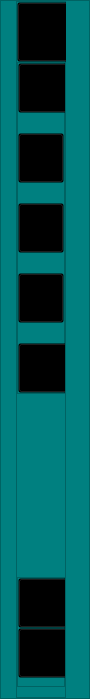
            <widget class="QFrame" name="icon_only_widget">
             <property name="minimumSize">
              <size>
               <width>90</width>
               <height>699</height>
              </size>
             </property>
             <property name="maximumSize">
              <size>
               <width>80</width>
               <height>699</height>
              </size>
             </property>
             <property name="styleSheet">
              <string notr="true">  background-color: #008080;
</string>
             </property>
             <property name="frameShape">
              <enum>QFrame::StyledPanel</enum>
             </property>
             <property name="frameShadow">
              <enum>QFrame::Raised</enum>
             </property>
             <layout class="QVBoxLayout" name="verticalLayout_21">
              <property name="leftMargin">
               <number>15</number>
              </property>
              <property name="topMargin">
               <number>0</number>
              </property>
              <property name="rightMargin">
               <number>0</number>
              </property>
              <property name="bottomMargin">
               <number>0</number>
              </property>
              <item>
               <widget class="QFrame" name="frame_17">
                <property name="minimumSize">
                 <size>
                  <width>50</width>
                  <height>0</height>
                 </size>
                </property>
                <property name="maximumSize">
                 <size>
                  <width>50</width>
                  <height>16777215</height>
                 </size>
                </property>
                <property name="frameShape">
                 <enum>QFrame::StyledPanel</enum>
                </property>
                <property name="frameShadow">
                 <enum>QFrame::Raised</enum>
                </property>
                <layout class="QVBoxLayout" name="verticalLayout_20">
                 <property name="spacing">
                  <number>0</number>
                 </property>
                 <property name="leftMargin">
                  <number>0</number>
                 </property>
                 <property name="topMargin">
                  <number>0</number>
                 </property>
                 <property name="rightMargin">
                  <number>0</number>
                 </property>
                 <property name="bottomMargin">
                  <number>10</number>
                 </property>
                 <item>
                  <widget class="QPushButton" name="pushButton_4">
                   <property name="minimumSize">
                    <size>
                     <width>60</width>
                     <height>60</height>
                    </size>
                   </property>
                   <property name="maximumSize">
                    <size>
                     <width>60</width>
                     <height>60</height>
                    </size>
                   </property>
                   <property name="styleSheet">
                    <string notr="true">  background-color: transparent;</string>
                   </property>
                   <property name="text">
                    <string />
                   </property>
                   <property name="icon">
                    <iconset resource="../Qss/icons/_icons.qrc">
                     <normaloff>:/font_awesome_brands/icons/font_awesome/brands/battle-net.png</normaloff>:/font_awesome_brands/icons/font_awesome/brands/battle-net.png</iconset>
                   </property>
                   <property name="iconSize">
                    <size>
                     <width>40</width>
                     <height>40</height>
                    </size>
                   </property>
                  </widget>
                 </item>
                 <item>
                  <widget class="QFrame" name="frame_15">
                   <property name="frameShape">
                    <enum>QFrame::StyledPanel</enum>
                   </property>
                   <property name="frameShadow">
                    <enum>QFrame::Raised</enum>
                   </property>
                   <layout class="QVBoxLayout" name="verticalLayout_19">
                    <property name="spacing">
                     <number>20</number>
                    </property>
                    <property name="leftMargin">
                     <number>0</number>
                    </property>
                    <property name="topMargin">
                     <number>0</number>
                    </property>
                    <property name="rightMargin">
                     <number>0</number>
                    </property>
                    <property name="bottomMargin">
                     <number>0</number>
                    </property>
                    <item>
                     <widget class="QPushButton" name="to_packet_2">
                      <property name="minimumSize">
                       <size>
                        <width>50</width>
                        <height>50</height>
                       </size>
                      </property>
                      <property name="maximumSize">
                       <size>
                        <width>50</width>
                        <height>16777215</height>
                       </size>
                      </property>
                      <property name="font">
                       <font>
                        <pointsize>10</pointsize>
                        <weight>50</weight>
                        <bold>false</bold>
                       </font>
                      </property>
                      <property name="styleSheet">
                       <string notr="true">  background-color: transparent;
</string>
                      </property>
                      <property name="text">
                       <string />
                      </property>
                      <property name="icon">
                       <iconset resource="../Qss/icons/_icons.qrc">
                        <normaloff>:/feather/icons/feather/cast.png</normaloff>:/feather/icons/feather/cast.png</iconset>
                      </property>
                      <property name="iconSize">
                       <size>
                        <width>24</width>
                        <height>24</height>
                       </size>
                      </property>
                     </widget>
                    </item>
                    <item>
                     <widget class="QPushButton" name="to_menace_2">
                      <property name="minimumSize">
                       <size>
                        <width>0</width>
                        <height>50</height>
                       </size>
                      </property>
                      <property name="font">
                       <font>
                        <pointsize>10</pointsize>
                       </font>
                      </property>
                      <property name="styleSheet">
                       <string notr="true">  background-color: transparent;
</string>
                      </property>
                      <property name="text">
                       <string />
                      </property>
                      <property name="icon">
                       <iconset resource="../Qss/icons/_icons.qrc">
                        <normaloff>:/feather/icons/feather/alert-octagon.png</normaloff>:/feather/icons/feather/alert-octagon.png</iconset>
                      </property>
                      <property name="iconSize">
                       <size>
                        <width>24</width>
                        <height>24</height>
                       </size>
                      </property>
                     </widget>
                    </item>
                    <item>
                     <widget class="QPushButton" name="to_profil_2">
                      <property name="minimumSize">
                       <size>
                        <width>0</width>
                        <height>50</height>
                       </size>
                      </property>
                      <property name="font">
                       <font>
                        <pointsize>10</pointsize>
                       </font>
                      </property>
                      <property name="styleSheet">
                       <string notr="true">  background-color: transparent;
</string>
                      </property>
                      <property name="text">
                       <string />
                      </property>
                      <property name="icon">
                       <iconset resource="../Qss/icons/_icons.qrc">
                        <normaloff>:/feather/icons/feather/user.png</normaloff>:/feather/icons/feather/user.png</iconset>
                      </property>
                      <property name="iconSize">
                       <size>
                        <width>24</width>
                        <height>23</height>
                       </size>
                      </property>
                     </widget>
                    </item>
                    <item>
                     <widget class="QPushButton" name="to_alert_2">
                      <property name="minimumSize">
                       <size>
                        <width>0</width>
                        <height>50</height>
                       </size>
                      </property>
                      <property name="font">
                       <font>
                        <pointsize>10</pointsize>
                       </font>
                      </property>
                      <property name="styleSheet">
                       <string notr="true">  background-color: transparent;
</string>
                      </property>
                      <property name="text">
                       <string />
                      </property>
                      <property name="icon">
                       <iconset resource="../Qss/icons/_icons.qrc">
                        <normaloff>:/feather/icons/feather/bell.png</normaloff>:/feather/icons/feather/bell.png</iconset>
                      </property>
                      <property name="iconSize">
                       <size>
                        <width>24</width>
                        <height>24</height>
                       </size>
                      </property>
                     </widget>
                    </item>
                    <item>
                     <widget class="QPushButton" name="to_visual_2">
                      <property name="minimumSize">
                       <size>
                        <width>50</width>
                        <height>50</height>
                       </size>
                      </property>
                      <property name="font">
                       <font>
                        <pointsize>10</pointsize>
                       </font>
                      </property>
                      <property name="styleSheet">
                       <string notr="true">  background-color: transparent;
</string>
                      </property>
                      <property name="text">
                       <string />
                      </property>
                      <property name="icon">
                       <iconset resource="../Qss/icons/_icons.qrc">
                        <normaloff>:/font_awesome_brands/icons/font_awesome/brands/trello.png</normaloff>:/font_awesome_brands/icons/font_awesome/brands/trello.png</iconset>
                      </property>
                      <property name="iconSize">
                       <size>
                        <width>24</width>
                        <height>24</height>
                       </size>
                      </property>
                     </widget>
                    </item>
                   </layout>
                  </widget>
                 </item>
                 <item>
                  <spacer name="verticalSpacer_2">
                   <property name="orientation">
                    <enum>Qt::Vertical</enum>
                   </property>
                   <property name="sizeHint" stdset="0">
                    <size>
                     <width>20</width>
                     <height>40</height>
                    </size>
                   </property>
                  </spacer>
                 </item>
                 <item>
                  <widget class="QFrame" name="frame_18">
                   <property name="frameShape">
                    <enum>QFrame::StyledPanel</enum>
                   </property>
                   <property name="frameShadow">
                    <enum>QFrame::Raised</enum>
                   </property>
                   <layout class="QVBoxLayout" name="verticalLayout_23">
                    <property name="spacing">
                     <number>0</number>
                    </property>
                    <property name="leftMargin">
                     <number>0</number>
                    </property>
                    <property name="topMargin">
                     <number>0</number>
                    </property>
                    <property name="rightMargin">
                     <number>0</number>
                    </property>
                    <property name="bottomMargin">
                     <number>8</number>
                    </property>
                    <item>
                     <widget class="QPushButton" name="Setting_2">
                      <property name="minimumSize">
                       <size>
                        <width>50</width>
                        <height>50</height>
                       </size>
                      </property>
                      <property name="font">
                       <font>
                        <pointsize>10</pointsize>
                       </font>
                      </property>
                      <property name="styleSheet">
                       <string notr="true">  background-color: transparent;
</string>
                      </property>
                      <property name="text">
                       <string />
                      </property>
                      <property name="icon">
                       <iconset resource="../Qss/icons/_icons.qrc">
                        <normaloff>:/feather/icons/feather/settings.png</normaloff>:/feather/icons/feather/settings.png</iconset>
                      </property>
                      <property name="iconSize">
                       <size>
                        <width>30</width>
                        <height>24</height>
                       </size>
                      </property>
                     </widget>
                    </item>
                    <item>
                     <widget class="QPushButton" name="logout_2">
                      <property name="minimumSize">
                       <size>
                        <width>50</width>
                        <height>50</height>
                       </size>
                      </property>
                      <property name="font">
                       <font>
                        <pointsize>10</pointsize>
                       </font>
                      </property>
                      <property name="styleSheet">
                       <string notr="true">  background-color: transparent;
</string>
                      </property>
                      <property name="text">
                       <string />
                      </property>
                      <property name="icon">
                       <iconset resource="../Qss/icons/_icons.qrc">
                        <normaloff>:/feather/icons/feather/power.png</normaloff>:/feather/icons/feather/power.png</iconset>
                      </property>
                      <property name="iconSize">
                       <size>
                        <width>24</width>
                        <height>24</height>
                       </size>
                      </property>
                     </widget>
                    </item>
                   </layout>
                  </widget>
                 </item>
                </layout>
               </widget>
              </item>
             </layout>
            </widget>
